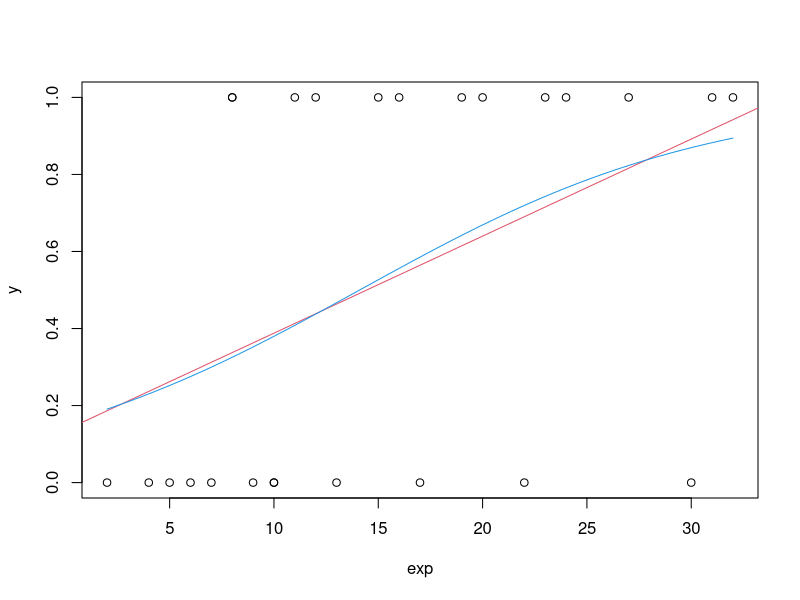

Generate this figure with R:

## ST512 -- Week 15 lab
## Author: Prof Ryan Martin (www4.stat.ncsu.edu/~rmartin)

# Problem 1

prob1 <- read.table(file="lab15_prob1.txt", header=TRUE)
print(prob1)

o.lm <- lm(y ~ exp, data=prob1)
summary(o.lm)
plot(y ~ exp, data=prob1)
abline(o.lm, col=2)

o.glm <- glm(cbind(y, 1 - y) ~ exp, data=prob1, family=binomial)
summary(o.glm)

x <- seq(2, 32, length=50)
g <- function(z) exp(z) / (1 + exp(z))
#plot(y ~ exp, data=prob1)
lines(x, g(o.glm$coefficients[1] + o.glm$coefficients[2] * x), col=4)

x0 <- c(1, 25)
linear.part <- sum(x0 * o.glm$coefficients)
p.hat <- g(linear.part)
Sigma <- summary(o.glm)$cov.unscaled
se <- as.numeric( sqrt( t(x0) %*% Sigma %*% x0 ) )
cbind(p.hat=p.hat, lower=g(linear.part - 1.96 * se), upper=g(linear.part + 1.96 * se))


# Problem 2

prob2 <- read.table(file="lab15_prob2.txt", header=TRUE)
print(prob2)

prob2$type <- factor(prob2$type)
prob2$site <- factor(prob2$site)

xt <- xtabs(y ~ type + site, data=prob2)
print(xt)

o <- glm(y ~ type * site, family=poisson, data=prob2)
summary(o)
data.frame(type=prob2$type, site=prob2$site, y=prob2$y, fitted=predict(o, type="response"))

oo <- glm(y ~ type + site, family=poisson, data=prob2)
summary(oo)
anova(oo, o)
print(1 - pchisq(51.795, df=6))

summary(xt)

data.frame(type=prob2$type, site=prob2$site, y=prob2$y, fitted=predict(oo, type="response"))
